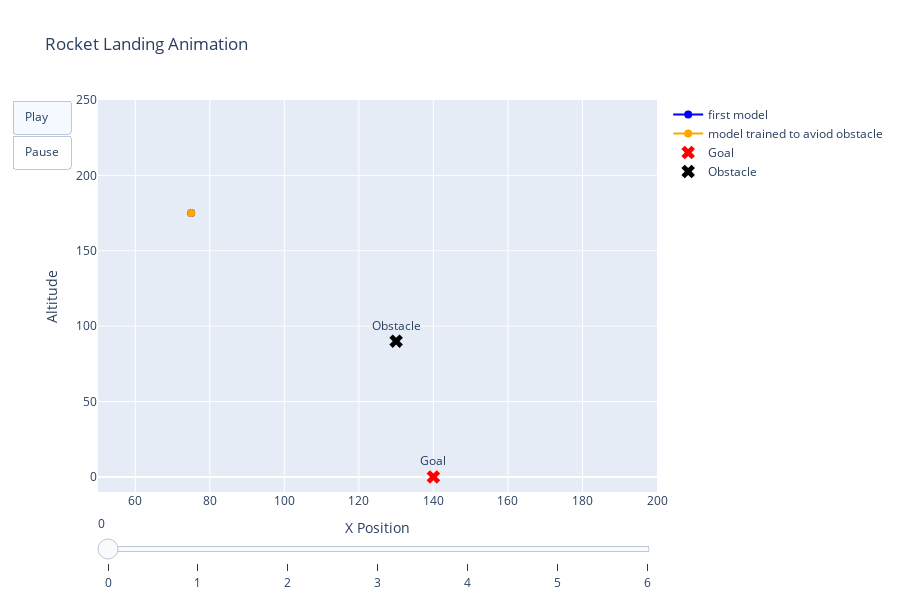

Notebook code cell kept with this figure:
### Code cell
plot_RL_2agents_comparaison(dt, dt2)

### Figure 1 — Plotly figure (JSON) as saved in the notebook; plotly's stock layout.template omitted (floating-point values rounded to 4 significant figures)
{"data": [{"line": {"color": "blue"}, "marker": {"size": 8}, "mode": "lines+markers", "name": "first model", "type": "scatter", "x": [75], "y": [175]}, {"line": {"color": "orange"}, "marker": {"size": 8}, "mode": "lines+markers", "name": "model trained to aviod obstacle", "type": "scatter", "x": [75], "y": [175]}, {"marker": {"color": "red", "size": 12, "symbol": "x"}, "mode": "markers+text", "name": "Goal", "text": ["Goal"], "textposition": "top center", "type": "scatter", "x": [140], "y": [0]}, {"marker": {"color": "black", "size": 12, "symbol": "x"}, "mode": "markers+text", "name": "Obstacle", "text": ["Obstacle"], "textposition": "top center", "type": "scatter", "x": [130], "y": [90]}], "layout": {"height": 600, "sliders": [{"steps": [{"args": [["0"], {"frame": {"duration": 0}, "mode": "immediate"}], "label": "0", "method": "animate"}, {"args": [["1"], {"frame": {"duration": 0}, "mode": "immediate"}], "label": "1", "method": "animate"}, {"args": [["2"], {"frame": {"duration": 0}, "mode": "immediate"}], "label": "2", "method": "animate"}, {"args": [["3"], {"frame": {"duration": 0}, "mode": "immediate"}], "label": "3", "method": "animate"}, {"args": [["4"], {"frame": {"duration": 0}, "mode": "immediate"}], "label": "4", "method": "animate"}, {"args": [["5"], {"frame": {"duration": 0}, "mode": "immediate"}], "label": "5", "method": "animate"}, {"args": [["6"], {"frame": {"duration": 0}, "mode": "immediate"}], "label": "6", "method": "animate"}]}], "title": {"text": "Rocket Landing Animation"}, "updatemenus": [{"buttons": [{"args": [null, {"frame": {"duration": 200}, "fromcurrent": true}], "label": "Play", "method": "animate"}, {"args": [[null], {"frame": {"duration": 0}, "mode": "immediate"}], "label": "Pause", "method": "animate"}], "type": "buttons"}], "xaxis": {"range": [50, 200], "title": {"text": "X Position"}}, "yaxis": {"range": [-10, 250], "title": {"text": "Altitude"}}}}
